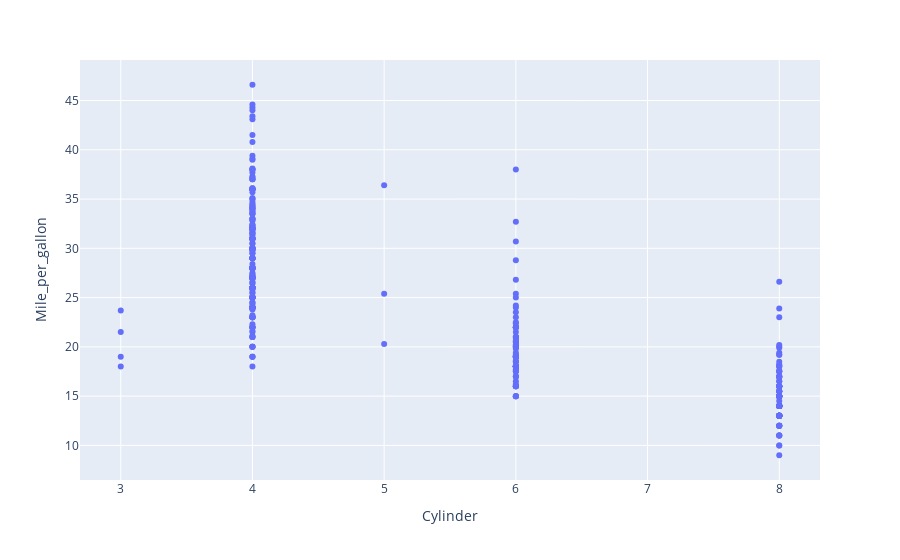

Write notebook code for a chart like this one.
### Code cell
fig = px.scatter(data_frame= df1, y= "Mile_per_gallon", x="Cylinder")
fig.show()

### Figure 1 — Plotly figure (JSON) as saved in the notebook; plotly's stock layout.template omitted (floating-point values rounded to 4 significant figures; data arrays with more than 128 entries replaced by an {"elided": "..."} marker saying what was removed)
{"data": [{"hovertemplate": "Cylinder=%{x}<br>Mile_per_gallon=%{y}<extra></extra>", "legendgroup": "", "marker": {"color": "#636efa", "symbol": "circle"}, "mode": "markers", "name": "", "orientation": "v", "showlegend": false, "type": "scatter", "x": {"elided": "392 int values"}, "xaxis": "x", "y": {"elided": "392 float values"}, "yaxis": "y"}], "layout": {"legend": {"tracegroupgap": 0}, "margin": {"t": 60}, "xaxis": {"anchor": "y", "domain": [0, 1], "title": {"text": "Cylinder"}}, "yaxis": {"anchor": "x", "domain": [0, 1], "title": {"text": "Mile_per_gallon"}}}}
